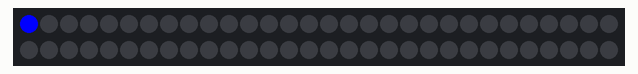
Recording of a sketch running on a simulated Arduino Uno, built with avr-gcc and run on an emulated ATmega328P. Parts: 60 RGB LEDs in strip order, left to right, continuing on the next row.

Above: at 0.01 s.
At 2.56 s:
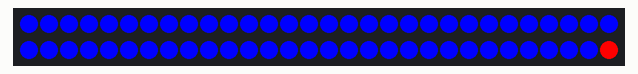
At 5.11 s:
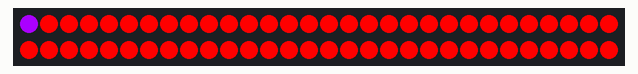
At 10.21 s:
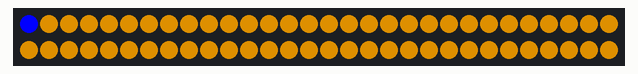
At 19.14 s:
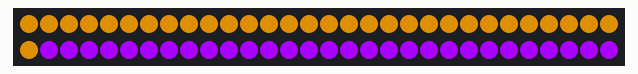
At 38.3 s:
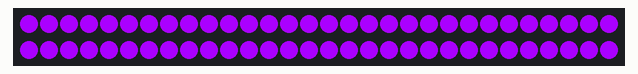

The sketch:

add_led.ino
```cpp
#include <FastLED.h>

#define LED_PIN     1
#define NUM_LEDS    60

CRGB leds[NUM_LEDS];

void setup() {

  FastLED.addLeds<WS2812, LED_PIN, GRB>(leds, NUM_LEDS);

}

void loop() {

  for (int i = 0; i <= 59; i++) {
    leds[i] = CRGB ( 0, 0, 255);
    FastLED.show();
    delay(40);
  }
  for (int i = 59; i >= 0; i--) {
    leds[i] = CRGB ( 255, 0, 0);
    FastLED.show();
    delay(40);
  }


   for (int i = 0; i <= 59; i++) {
    leds[i] = CRGB ( 170, 0, 255);
    FastLED.show();
    delay(40);
  }


   for (int i = 0; i <= 59; i++) {
    leds[i] = CRGB ( 155, 100,0 );
    FastLED.show();
    delay(40);
  }
}
```
